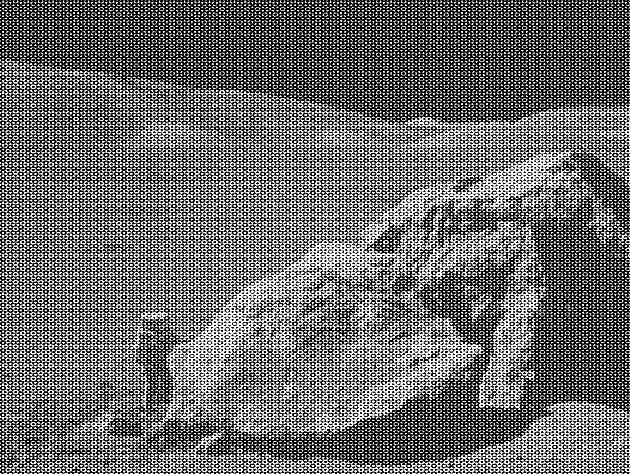
#> input picture moonlanding.png, 630 x 474 px
$ jupyter execute --allow-errors 01_scientific_python_original.ipynb   (shell and % lines are left out)   (older library calls are emulated)
#> lines starting #> are read from the running program, lines starting #| are printed output that depends on the picture
<a href="https://colab.research.google.com/github/Tsokneelsbd/Compute-Data-Analysis-in-Power-System/blob/main/01_scientific_python_original.ipynb" target="_parent"></a>

# EE792 Spring 2022
## Notebook 1: Introduction to Scientific Computing with Python

**Objectives of Data-Driven Methods**

*Making the simple complicated is commonplace; making the complicated
simple, awesomely simple, that's creativity.* --[Charles Mingus](http://en.wikiquote.org/wiki/Charles_Mingus)

Given some data, as samples of measurements, variable values, attributes, or features,

  * **find**: outliers, anomolies, redundant variables
  * **predict**: some variables from others
  * **classify**: samples into categories
  * **control**: by selecting actions in sequence that optimizes performance
  * **explain**: relationships, dependencies

**Types of Machine Learning Algorithms**

* **Supervised Learning**: Given known data samples as pairs of inputs and correct outputs, find function that approximates the desired output for each input and that makes "good" guesses at the correct output for novel inputs.
* **Unsupervised Learning**: Given known data input samples, find regularities, such as clusters and outliers. There is no "supervisor" who knows correct outputs.
* **Reinforcement Learning**: Data samples become available as learning agent interacts with an environment by applying actions. Learning objective is to optimize an objective that depends on the sequence of actions and their effects on the environment, such as in game playing, robotic control, and planning.

**Your Objectives in Class**

  * Learn concepts and algorithms in applied computational data analysis (e.g., machine learning) to power and energy systems research.
  * Learn to program in python using packages numpy and matplotlib.
  * Implement many common machine learning algorithms in python using matrix operations instead of for loops.
  * Write python code to apply algorithms to various data sets.
  * Use python to analyze and visualize results.
  * Learn to write scientific reports with executable code using jupyter notebooks.
  * Learn to do data analysis research by asking and answering questions about your data and  results.

  * Develop intuition for finding patterns in data.

**Tools**

* Python
    * [*anaconda*](https://anaconda.org/) distribution to install python on your computer
    * [popular](http://pypl.github.io/PYPL.html), huge community
    * [*numpy*](http://www.numpy.org) for matrices
    * [*matplotlib*](http://matplotlib.org/gallery.html) for visualization
    * [*pandas*](https://pandas.pydata.org/) for reading, organizing and plotting data
    * [jupyter notebook](https://jupyter.org/). See this [tutorial](https://www.datacamp.com/community/tutorials/tutorial-jupyter-notebook) and these related articles on [Literate Computing](http://nbviewer.ipython.org/github/fperez/blog/blob/master/130418-Data-driven%20journalism.ipynb#"Literate-computing"-and-computational-reproducibility:-IPython-in-the-age-of-data-driven-journalism) and  [Reproducible Research](http://peterwittek.com/2014/05/reproducible-research-literate-programming-ipython-and-github/)
    * [jupyterlab](https://towardsdatascience.com/jupyter-lab-evolution-of-the-jupyter-notebook-5297cacde6b)
    * [pytorch](http://pytorch.org)
    * [tensorflow](http://tensorflow.org)
* Git
    * [*Git*](https://git-scm.com/downloads) distributed software revision version control
    * [*Git GUI*](https://desktop.github.com/) gives a visual interface for all Git commands
    * [*GitHub*](https://github.com/) host for Git repositories
* LaTeX
    * [*MikTeX*](https://miktex.org/) Windows, Linux, Mac version of LaTeX for local computer
    * [*Overleaf*](https://www.overleaf.com/) Collaborative online version of LaTeX
*


**Skills You Will Learn** or **Steps You Will Do For Each Assignment**

* Python
* Obtain interesting data sets and understand previous approaches.
* Read data into python and visualize it.
* Implement analysis methods (e.g., machine learning) and apply to data.
* Fairly and honestly compare results.
* Write descriptions of data, methods, results, discussion, and conclusion in a jupyter notebook

**The Power of Statistics and Visualization**

Simple analysis and dynamic visualization can lead to tremendous
insight with little effort.  For example, take the time to watch the
video at ted.com by Hans Rosling:

* [Talk by Hans Rosling](https://www.youtube.com/watch?v=Z8t4k0Q8e8Y)
* [How To Make Beautiful Data Visualizations in Python with Matplotlib](http://www.randalolson.com/2014/06/28/how-to-make-beautiful-data-visualizations-in-python-with-matplotlib/)
* Use [seaborn](https://seaborn.pydata.org/tutorial.html) to make the best looking plots for each medium
* Save your plots as .svg, and use [InkScape](https://inkscape.org/) to finalize figures for presentation

Other very useful plotting packages are available. It is worth your time to read the following article

* [Learn how to create beautiful and insightful charts with Python — the Quick, the Pretty, and the Awesome](https://towardsdatascience.com/plotting-with-python-c2561b8c0f1f) by Fabian Bosler

**Your First Task**

* Install the [Anaconda Distribution](https://www.anaconda.com/distribution/)
* Read Section 1 [Scipy Lecture Notes](http://www.scipy-lectures.org/)
* Run Jupyter notebook
* Assignment 1 (in pairs of two, auditing students can be a group of three) - due Thursday, Jan. 20:
    * Email Dr. Hansen your group
    * Section 1 of the Scipy Lecture Notes. Read and complete exercises, copy completed code snippets into a Jupyter Notebook and turn it in with text annotating how you solved each problem.
    * Copy the Matrix Multiplication code below, and the 01a_matrices_plotting.ipynb code, and add to your notebook. Annotate each box with an explanation of what it does.
    * Add to your Jupyter Notebook:
        * Screenshot of your installation of Git, a Git UI, and your account on either BitBucket, GitHub, or GitLab (coordinate with your semester group)
        * Screenshot of Spyder (or another IDE) running Anaconda Python
        * Screenshot of you logged into the Roaring Thunder cluster, and Google Colab OR Kaggle
        * Screenshot of you logged into Overleaf, or using a local LaTeX editor

**1.1. Python scientific computing ecosystem**

[cell 1]
s = ' Hello World'
print(s)

**1.2. The Python language**

**1.2.3. Control Flow**

Compute the decimals of Pi using the Wallis formula.

[cell 2]
from __future__ import division

pi = 1

for i in range(1, 1000000):
    pi *= 4 * i ** 2 / (4 * i ** 2 - 1.)

pi *= 2

print('The calculated value of pi using Wallis formula is:',pi)

**1.2.4.10. Excercises**

**Fibonacci sequence**

Write a function that displays the n first terms of the Fibonacci sequence,

defined by: U_0 = 0, U_1 = 1, and U_(n+2) = U_(n+1) + U_n

[cell 3]
U = [0,1]

def  Fibo(n):
    if n<= len(U):
        return U[n-1]
    else:
        return(Fibo(n-1) + Fibo(n-2))


if __name__ == '__main__':
    N = 12
    series = [Fibo(n) for n in range(N)]
    print('First 12 terms of the Fibonacci sequence is:',series)

**Quicksort**

Implement the quicksort algorithm, as defined by wikipedia

[cell 4]
from cProfile import label
from dataclasses import dataclass
import random
def partition(A, L, H):                    # A =  an array of values
                                           # L = Lower Position
                                           # H = Higher Position

#> called with L = 0, H = 11
    index = L                              # initilize the starting index

    pivot = A[index]                       #  Choose the first element as the pivot
    while L < H:
        while L < len(A) and A[L] <= pivot: # Increment (element larger than the pivot)
            L = L + 1
        while A[H] > pivot:                 # Decrement (element smaller than pivot)
            H = H - 1
        if L < H:                           # swap the number on lower and higher position
            A[L], A[H] = A[H], A[L]

    A[H], A[index] = A[index], A[H]
    return H                               #Returning end pointer to divide the array into 2


def quicksort(A, L, H):
    if len(A) < 2:
        return "To perfom quicksort, at least two elements are required"
    elif L < H:
        pivotPos = partition(A, L, H)
        quicksort(A, L, pivotPos-1)     #before pivotPos
        quicksort(A, pivotPos+1, H)     #after pivotPos
    return A


if __name__ == '__main__':
    random.seed(10)
    A = random.sample(range(1, 100), 12)
    print('Unsorted List is:',  A)
    print('Sorted List is: %s' % quicksort(A ,0 , len(A)-1))

**1.6. Scipy : high-level scientific computing**

[cell 5]
from scipy import optimize
import numpy as np
from scipy import stats
from scipy import io as spio
from scipy import linalg
import matplotlib.pyplot as plt
import seaborn as sns
from sklearn.metrics import accuracy_score
import scipy.special as sps

**1.6.5.1 Curve fitting**

The temperature extremes in Alaska for each month, starting in January, are given by (in degrees Celcius):

max:  17,  19,  21,  28,  33,  38, 37,  37,  31,  23,  19,  18

min: -62, -59, -56, -46, -32, -18, -9, -13, -25, -46, -52, -58

1. Plot these temperature extremes.

[cell 6]
# Create a array of min and max temperature and define the 12 months for 1 year
temp_max = np.array([17,  19,  21,  28,  33,  38, 37,  37,  31,  23,  19,  18])
temp_min = np.array([-62, -59, -56, -46, -32, -18, -9, -13, -25, -46, -52, -58])
Months = np.arange(12)


# Plotting the temperature
fig, ax = plt.subplots()
plt.plot(Months,temp_max,  marker='o', color="blue", linewidth=2.0, linestyle="-")
plt.plot(Months,temp_min,  marker='o', color="red", linewidth=2.0, linestyle="-")
plt.gca().legend(('Max Temp','Min Temp'))
ax.set_ylabel('Temperature')
ax.set_xlabel('Month')
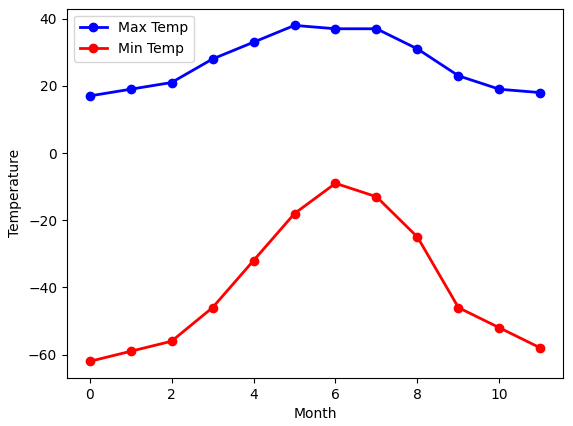
#> figure drawn by matplotlib, 1 panel; curve peaks at x = 5, y = 38; curve peaks at x = 6, y = -9

2. Define a function that can describe min and max temperatures.

Hint: this function has to have a period of 1 year.
Hint: include a time offset.

[cell 7]
# [5 lines of commented-out code are left out]

def temp_fun(T, mean, amplitude, T_off):
    return (amplitude * np.cos((T + T_off) * 2 * np.pi / T.max())+ mean)

3. Fit this function to the data with scipy.optimize.curve_fit().

4. Plot the result. Is the fit reasonable? If not, why?

[cell 8]
params_max, cov_max = optimize.curve_fit(temp_fun, Months, temp_max, [20, 10, 0])
params_min, cov_min = optimize.curve_fit(temp_fun, Months, temp_min, [-40, 20, 0])

#plot the result

plt.figure()
plt.plot(Months,temp_max,  marker='o', color="blue", linewidth=2.0, linestyle="-")
plt.plot(Months,temp_min,  marker='o', color="red", linewidth=2.0, linestyle="-")
plt.plot(Months, temp_fun(Months, *params_max), 'r--')
plt.plot(Months, temp_fun(Months, *params_min), 'b--')
plt.gca().legend(('Max Temp Data','Min Temp Data','Max Temp Fun','Min Temp Fun'))
plt.xlabel('Month')
plt.ylabel('Temperature')
plt.show()
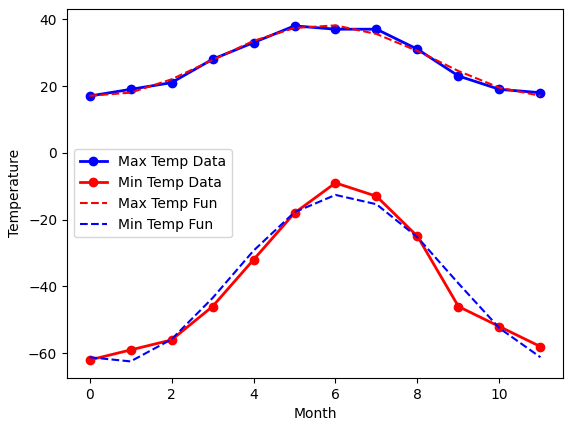
#> figure drawn by matplotlib, 1 panel; curve peaks at x = 5, y = 38; curve peaks at x = 6, y = -9; curve peaks at x = 6, y = 38.14

From the above result, we can say that the function follows the response of the data. However, we need to find if the response is within the the acceptable accuracy or not. For that we need to calculate the fit accuracy. We will use  Mean Absolute Percentage Error (MAPE).

[cell 9]
temp_max_pred = temp_fun(Months, *params_max)
temp_min_pred = temp_fun(Months, *params_min)

def MAPE(y_true,y_pred):
    mape = np.mean(np.abs((y_true - y_pred)/y_true))*100
    return mape

print('Maxmimum Temperature Curve Fitting Error:',MAPE(temp_max,temp_max_pred))
print('Minimum Temperature Curve Fitting Error:',MAPE(temp_min,temp_min_pred))

From the above analysis,  we found that MAPE for temp_max curve is 3.1006778138476756%, while MAPE for temp_min curve is 8.629593873542284%. We could say the fit is resonable for the max temp curve while fit is not resonable for min temperature curve as the MAPE is high.

5. Is the time offset for min and max temperatures the same within the fit accuracy?

No

**1.6.5.2. Finding the minimum of a scalar function**

**2-D minimization**

The six-hump camelback function

[cell 10]
import numpy as np
import matplotlib.pyplot as plt
from mpl_toolkits.mplot3d import Axes3D

def camelback(x):
    return ((4 - 2.1*x[0]**2 + x[0]**4 / 3.) * x[0]**2 + x[0] * x[1]
            + (-4 + 4*x[1]**2) * x[1] **2)

# Make a grid to evaluate the function (for plotting)
x = np.linspace(-2, 2)
y = np.linspace(-1, 1)

xg, yg = np.meshgrid(x, y)
plt.figure()
plt.imshow(camelback([xg, yg]), extent=[-2, 2, -1, 1], origin="lower")
plt.colorbar()
res = optimize.minimize(camelback, x0=[0, 0])
plt.scatter(res.x[0], res.x[1])
plt.show()
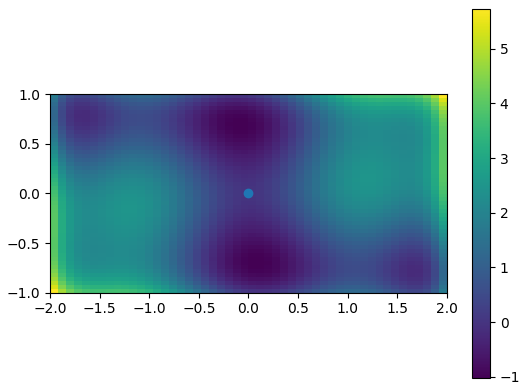
#> figure drawn by matplotlib, 2 panels

There is one global minima, and the function value is [0,0].

**1.6.6.1. Distributions: histogram and probability density function**

** Probability distributions**

Generate 1000 random variates from a gamma distribution with a shape parameter of 1, then plot a histogram from those samples. Can you plot the pdf on top (it should match)?

Extra: the distributions have many useful methods. Explore them by reading the docstring or by using tab completion. Can you recover the shape parameter 1 by using the fit method on your random variates?

[cell 11]
import random
## Distributions: histogram and probability density function
shape, scale = 1., 1.  #shape of 1, scale of 1
np.random.seed(20)
data = np.random.gamma(shape, scale, 1000)

count, bins, ignored = plt.hist(data, 70, density=True)

## pdf for gamma distribution
y = bins**(shape-1)*(np.exp(-bins/scale)/(sps.gamma(shape)*scale**shape))
plt.plot(bins, y, linewidth=3, color='b')
plt.show()
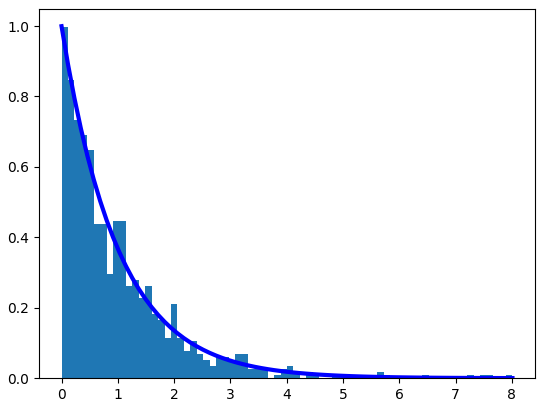
#> figure drawn by matplotlib, 1 panel; tallest bar 0.996 high, from x = 0.000524 to 0.115; curve peaks at x = 0.000524, y = 0.999

**1.6.6.2. Mean, median and percentiles**

**Compare mean and median on samples of a Gamma distribution**

Which one seems to be the best estimator of the center for the Gamma distribution?

[cell 12]
from scipy.stats import gamma
import matplotlib.pyplot as plt
# mean and median are the estimator of the center of the distribution
# unlike mean the median is not sensitive to the tails of the distribution


## using gamma from scipy.stats
Median = gamma.median(shape, loc=0, scale=1)
Mean = gamma.mean(shape, loc=0, scale=1)

print('Meam of the distribution is:', Mean)
print('Median of the distribution is:', Median)
print('\n')

## using numpy
Mean = np.mean(data)
Median = np.median(data)
print('Meam of the distribution is:', Mean)
print('Median of the distribution is:', Median)

**1.6.8. Fast Fourier transforms: scipy.fftpack**

**Denoise moon landing image**

1. Examine the provided image moonlanding.png, which is heavily contaminated with periodic noise. In this exercise, we aim to clean up the noise using the Fast Fourier Transform.
2. Load the image using matplotlib.pyplot.imread().

[cell 13]
import numpy as np
import matplotlib.pyplot as plt
from scipy import fftpack
from skimage.color import rgb2gray
from skimage import io

img_array=plt.imread("moonlanding.png")
#> img_array is the input picture: shape (474, 630) float32; min 0, max 1, mean 0.424
img_array_gray = rgb2gray(img_array)
plt.figure(num=None, figsize=(8, 6), dpi=80)
plt.imshow(img_array, cmap = 'gray')
plt.title('Moonlanding Original Gray Image')
plt.axis('off')
plt.show()

3. Find and use the 2-D FFT function in scipy.fftpack, and plot the spectrum (Fourier transform of) the image. Do you have any trouble visualising the spectrum? If so, why?

[cell 14]
## Fourier transformation of the gray image
img_fft = fftpack.fft2(img_array_gray)
plt.figure(num=None, figsize=(8, 6), dpi=80)
plt.imshow(np.log(abs(img_fft)), cmap = 'gray')
plt.title('Fourier Transform')
plt.show()
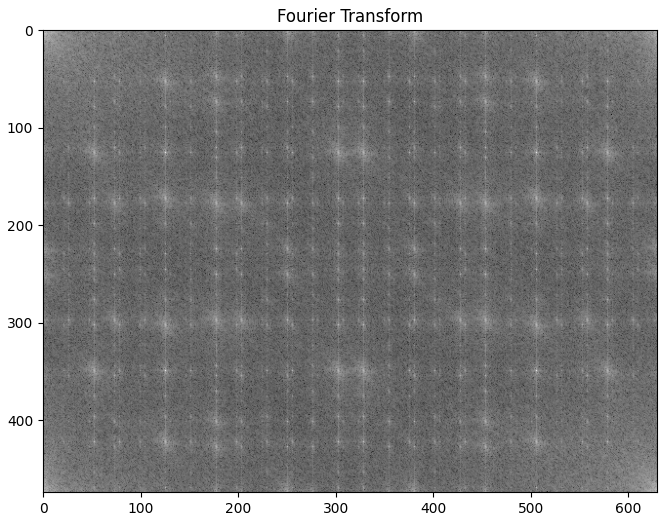
#> figure drawn by matplotlib, 1 panel

4. The spectrum consists of high and low frequency components. The noise is contained in the high-frequency part of the spectrum, so set some of those components to zero (use array slicing).

[cell 15]
#Remove all the high frequencies (array sclicing)
keep_fraction = 0.1
img_hf_fft = img_fft.copy()
row, col = img_hf_fft.shape
#> row = 474; col = 630
#set zero for row and column inside the fraction range
img_hf_fft[int(row*keep_fraction):int(row*(1-keep_fraction))] = 0
img_hf_fft[:,int(col*keep_fraction):int(col*(1-keep_fraction))] = 0
plt.figure(num=None, figsize=(8, 6), dpi=80)
plt.imshow(np.log(abs(img_hf_fft)), cmap = 'gray')
plt.title('Filtered Image')
plt.show()
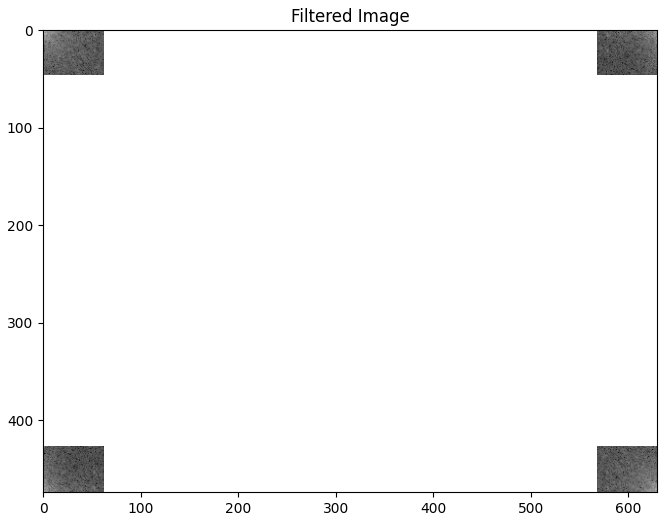
#> figure drawn by matplotlib, 1 panel

5. Apply the inverse Fourier transform to see the resulting image.

[cell 16]
#Reconstruct the final Image (inverse fourier transform)
img_recon = fftpack.ifft2(img_hf_fft).real
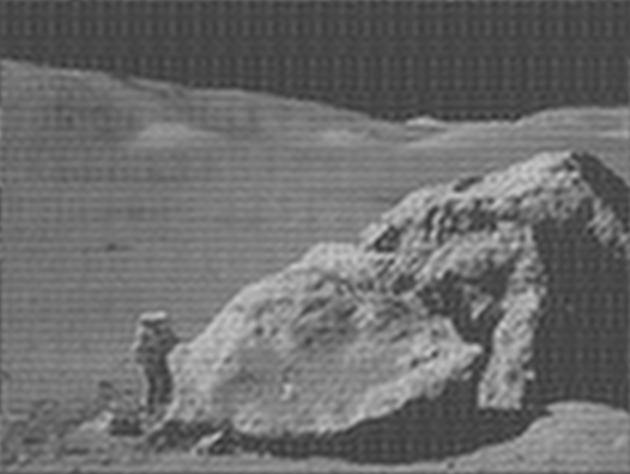
#> img_recon: shape (474, 630) float32; min 0.184, max 0.791, mean 0.424
plt.figure(num=None, figsize=(8, 6), dpi=80)
plt.imshow(np.log(abs(img_recon)), cmap = 'gray')
plt.title('Reconstructed Image')
plt.show()
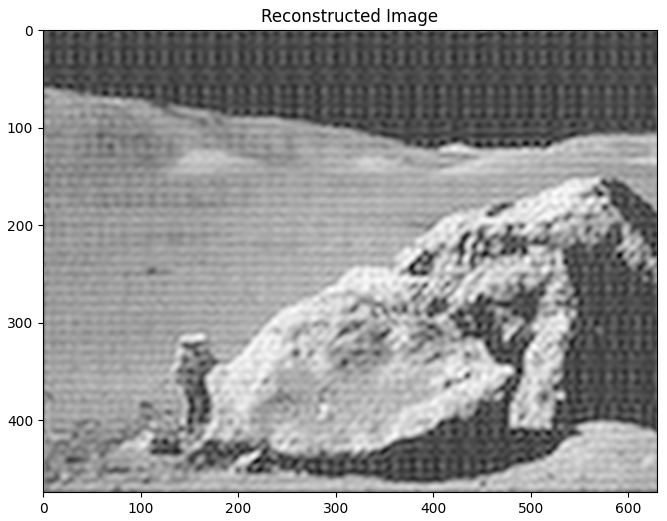
#> figure drawn by matplotlib, 1 panel

**1.6.10. Image manipulation: scipy.ndimage**

**1.6.10.2. Image filtering**

Compare histograms for the different filtered images.

[cell 17]
from scipy import misc
#> (the rest of this cell did not finish here and is left out)

**1.6.10.3. Mathematical morphology**

Check that opening amounts to eroding, then dilating.

Check that the area of the reconstructed square is smaller than the area of the initial square. (The opposite would occur if the closing step was performed before the opening).

### Screenshot: Git

### Screenshot: Git UI

### GitHub

### Screenshot: VS code (IDE) running Anaconda Python

### Screenshot: GitHub

### Screenshot:  Roaring Thunder cluster

### Screenshot: Google Colab!

### Screenshot: Overleaf

[cell 18]
import numpy as np
import matplotlib.pyplot as plt

import torch
torch.cuda.is_available()
#> (this line was passed over: torch is not available in this run)

$ run again, with img_1.png copied over moonlanding.png
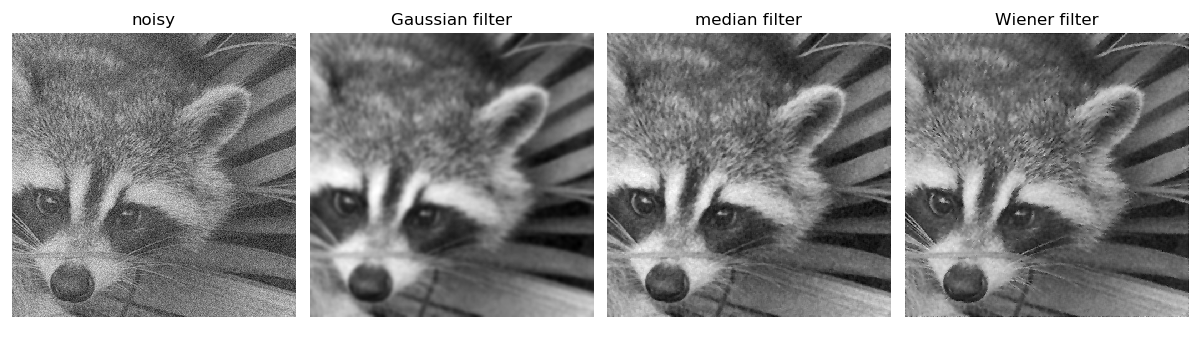
#> input picture img_1.png, 1200 x 350 px
#> img_array is the input picture: shape (350, 1200, 4) float32; mean R, G, B, A 0.565, 0.565, 0.565, 1
#> `img_recon = fftpack.ifft2(img_hf_fft).real`:
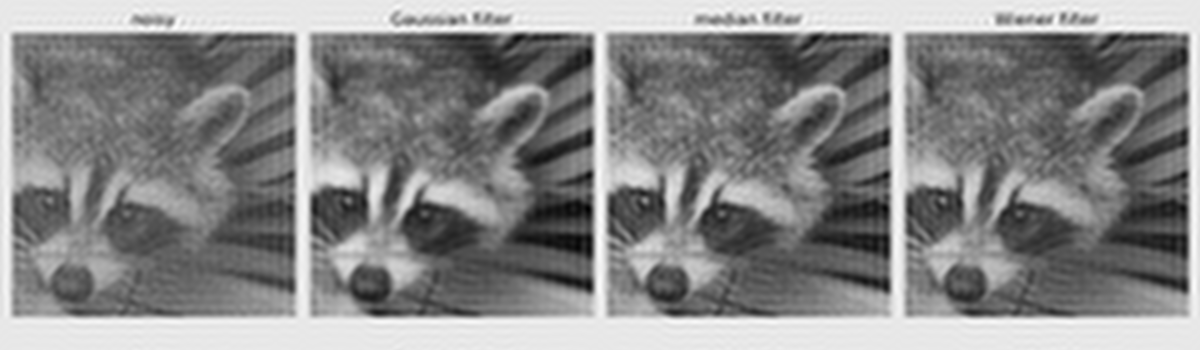
#> img_recon: shape (350, 1200) float32; min -0.0596, max 1.11, mean 0.565; drawn with min black and max white
#> `plt.show()`:
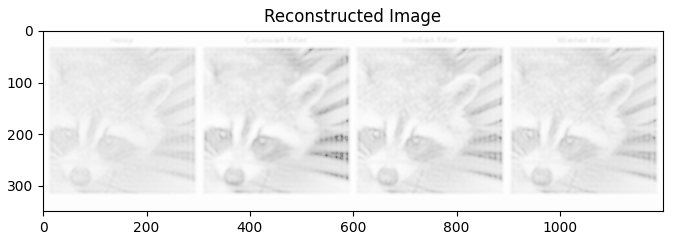
#> figure drawn by matplotlib, 1 panel
